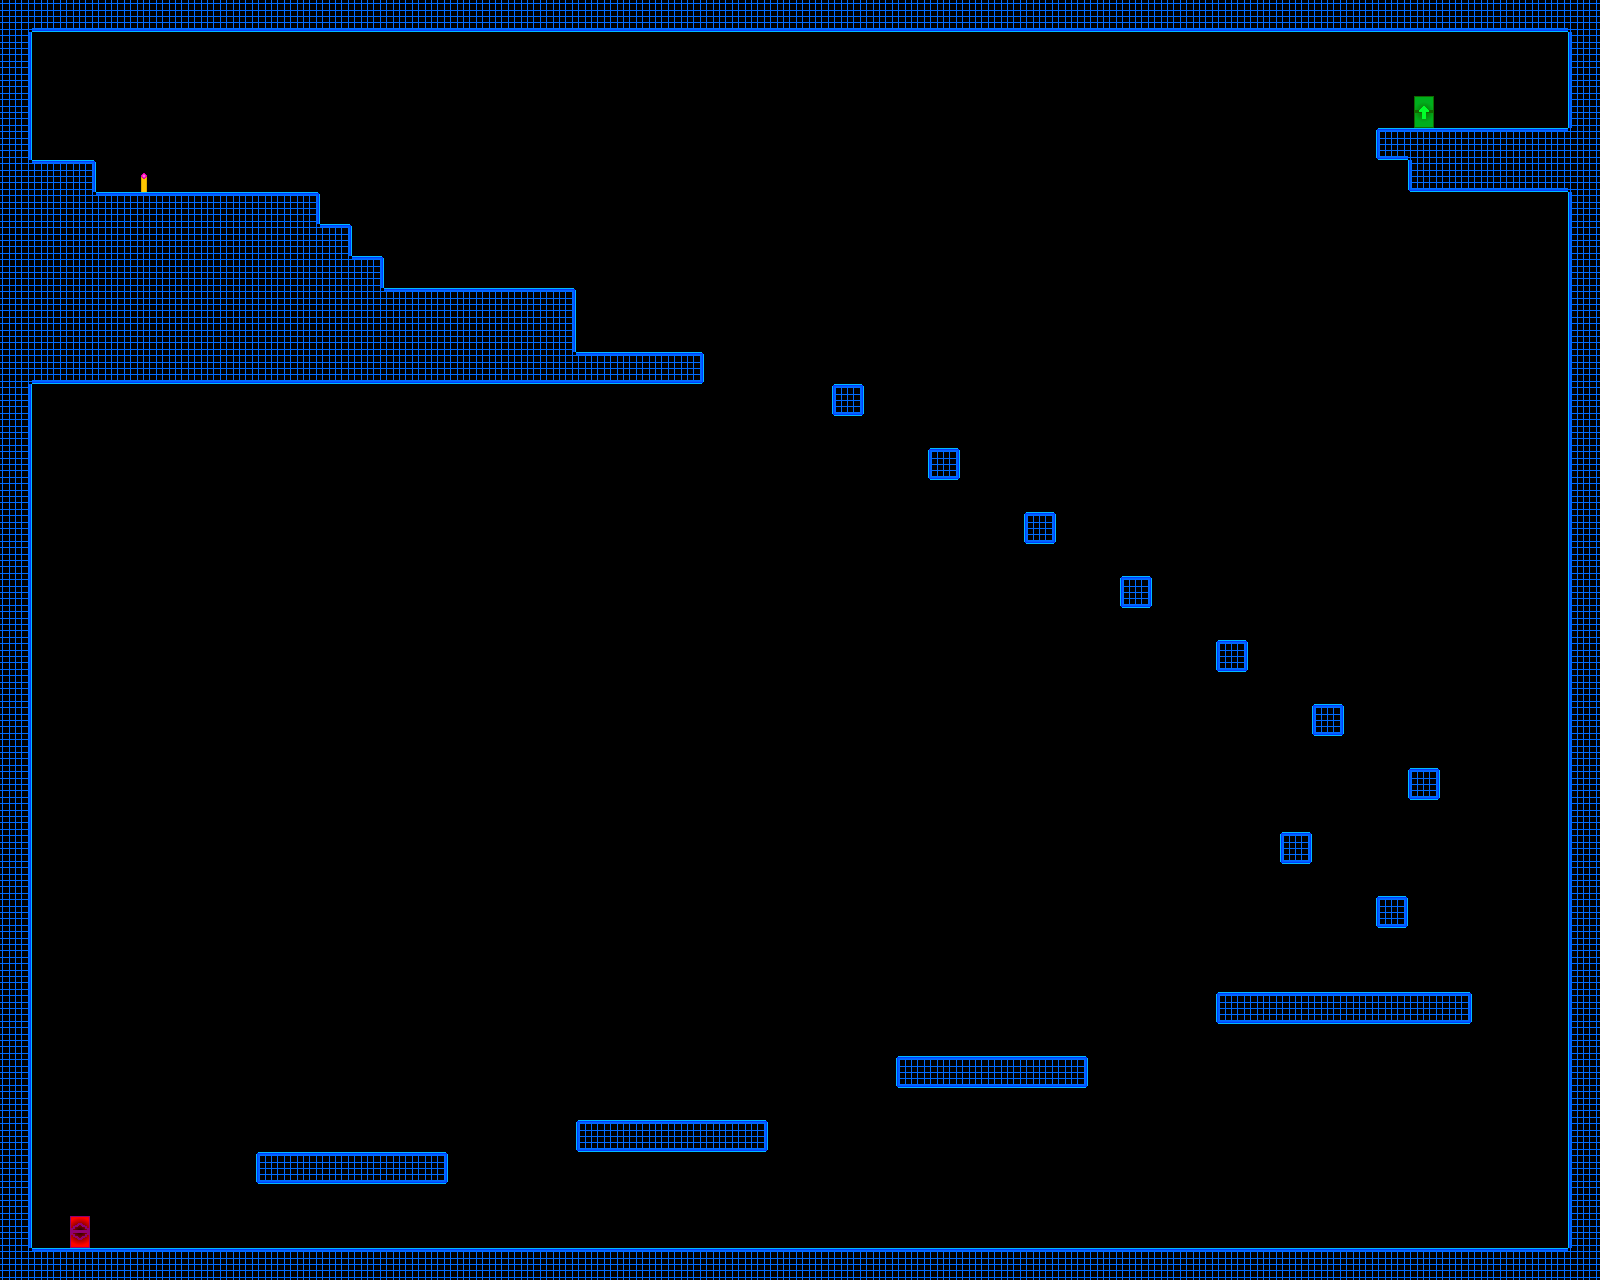

A level layout from a 2D game, rendered from its tile map. Below: a short description, then the map file with tile-grid data replaced by summaries:
An orthogonal 50x40 tile map with 32x32 px tiles, 1 tile layer (Tile Layer 1) and 32 objects.

<map version="1.0" orientation="orthogonal" renderorder="right-down" width="50" height="40" tilewidth="32" tileheight="32" nextobjectid="37">
 <tileset firstgid="1" name="TestTile" tilewidth="32" tileheight="32" tilecount="117">
  <image source="resources/tiles/TestTile.png" width="416" height="288" />
 </tileset>
 <layer name="Tile Layer 1" width="50" height="40">
  <data>[2000 cells, 312 non-empty, 14 distinct tile ids]</data>
 </layer>
 <objectgroup name="Triggers" visible="0">
  <object id="1" x="64" y="1216" width="32" height="32">
   <properties>
    <property name="playerEntrance" value="" />
   </properties>
  </object>
  <object id="3" x="0" y="1248" width="1600" height="32">
   <properties>
    <property name="blocker" value="t" />
   </properties>
  </object>
  <object id="4" x="0" y="0" width="1600" height="32">
   <properties>
    <property name="blocker" value="b" />
   </properties>
  </object>
  <object id="5" x="0" y="32" width="32" height="1216">
   <properties>
    <property name="blocker" value="r" />
   </properties>
  </object>
  <object id="6" x="1568" y="32" width="32" height="1216">
   <properties>
    <property name="blocker" value="l" />
   </properties>
  </object>
  <object id="7" x="256" y="1152" width="192" height="32">
   <properties>
    <property name="blocker" value="tblr" />
   </properties>
  </object>
  <object id="8" x="576" y="1120" width="192" height="32">
   <properties>
    <property name="blocker" value="tblr" />
   </properties>
  </object>
  <object id="9" x="896" y="1056" width="192" height="32">
   <properties>
    <property name="blocker" value="tblr" />
   </properties>
  </object>
  <object id="10" x="1216" y="992" width="256" height="32">
   <properties>
    <property name="blocker" value="tblr" />
   </properties>
  </object>
  <object id="11" x="1376" y="896" width="32" height="32">
   <properties>
    <property name="blocker" value="tblr" />
   </properties>
  </object>
  <object id="12" x="1280" y="832" width="32" height="32">
   <properties>
    <property name="blocker" value="tblr" />
   </properties>
  </object>
  <object id="13" x="1408" y="768" width="32" height="32">
   <properties>
    <property name="blocker" value="tblr" />
   </properties>
  </object>
  <object id="14" x="1312" y="704" width="32" height="32">
   <properties>
    <property name="blocker" value="tblr" />
   </properties>
  </object>
  <object id="15" x="1216" y="640" width="32" height="32">
   <properties>
    <property name="blocker" value="tblr" />
   </properties>
  </object>
  <object id="16" x="1120" y="576" width="32" height="32">
   <properties>
    <property name="blocker" value="tblr" />
   </properties>
  </object>
  <object id="17" x="1024" y="512" width="32" height="32">
   <properties>
    <property name="blocker" value="tblr" />
   </properties>
  </object>
  <object id="18" x="928" y="448" width="32" height="32">
   <properties>
    <property name="blocker" value="tblr" />
   </properties>
  </object>
  <object id="19" x="832" y="384" width="32" height="32">
   <properties>
    <property name="blocker" value="tblr" />
   </properties>
  </object>
  <object id="21" x="32" y="352" width="672" height="32">
   <properties>
    <property name="blocker" value="tblr" />
   </properties>
  </object>
  <object id="22" x="384" y="288" width="192" height="64">
   <properties>
    <property name="blocker" value="tr" />
   </properties>
  </object>
  <object id="23" x="96" y="192" width="224" height="160">
   <properties>
    <property name="blocker" value="tr" />
   </properties>
  </object>
  <object id="24" x="320" y="224" width="32" height="128">
   <properties>
    <property name="blocker" value="tr" />
   </properties>
  </object>
  <object id="25" x="352" y="256" width="32" height="96">
   <properties>
    <property name="blocker" value="tr" />
   </properties>
  </object>
  <object id="26" x="32" y="160" width="64" height="192">
   <properties>
    <property name="blocker" value="tr" />
   </properties>
  </object>
  <object id="27" x="1376" y="128" width="192" height="32">
   <properties>
    <property name="blocker" value="tbl" />
   </properties>
  </object>
  <object id="28" x="1408" y="160" width="160" height="32">
   <properties>
    <property name="blocker" value="lb" />
   </properties>
  </object>
  <object id="29" x="1408" y="96" width="32" height="32">
   <properties>
    <property name="playerExit" value="" />
   </properties>
  </object>
  <object id="32" x="256" y="128" width="32" height="32">
   <properties>
    <property name="PlatSize" value="3" />
    <property name="PlatSpeed" value="100" />
    <property name="Platform" value="h" />
    <property name="id" value="1" />
   </properties>
  </object>
  <object id="33" x="0" y="128" width="32" height="32">
   <properties>
    <property name="PlatReverse" value="" />
   </properties>
  </object>
  <object id="34" x="1376" y="128" width="32" height="32">
   <properties>
    <property name="PlatReverse" value="" />
   </properties>
  </object>
  <object id="35" x="128" y="160" width="32" height="32">
   <properties>
    <property name="button" value="1" />
   </properties>
  </object>
  <object id="36" x="448" y="256" width="32" height="32">
   <properties>
    <property name="ToggleGlitch" value="hover" />
   </properties>
  </object>
 </objectgroup>
</map>
